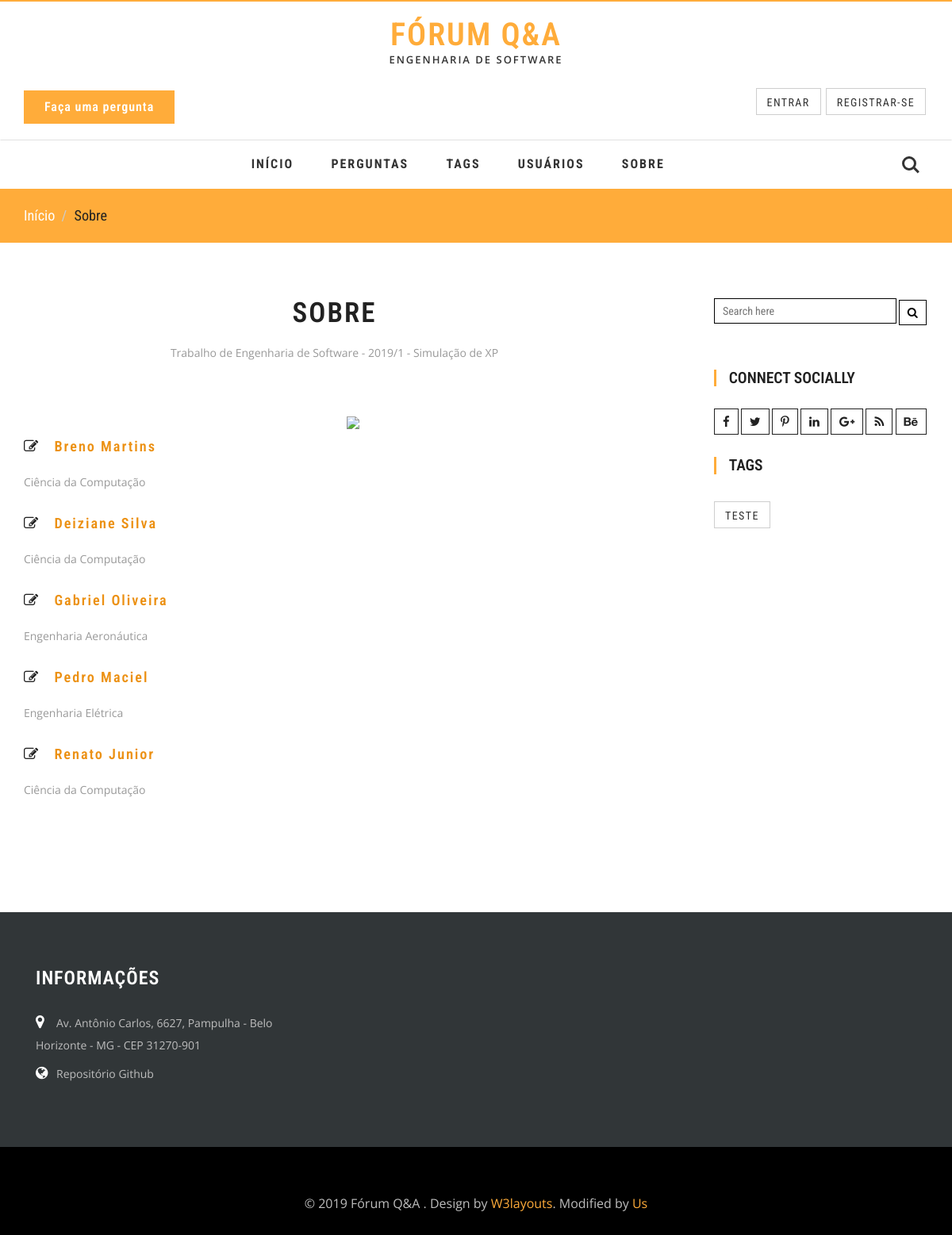
Page /about/ on the earlier database version.
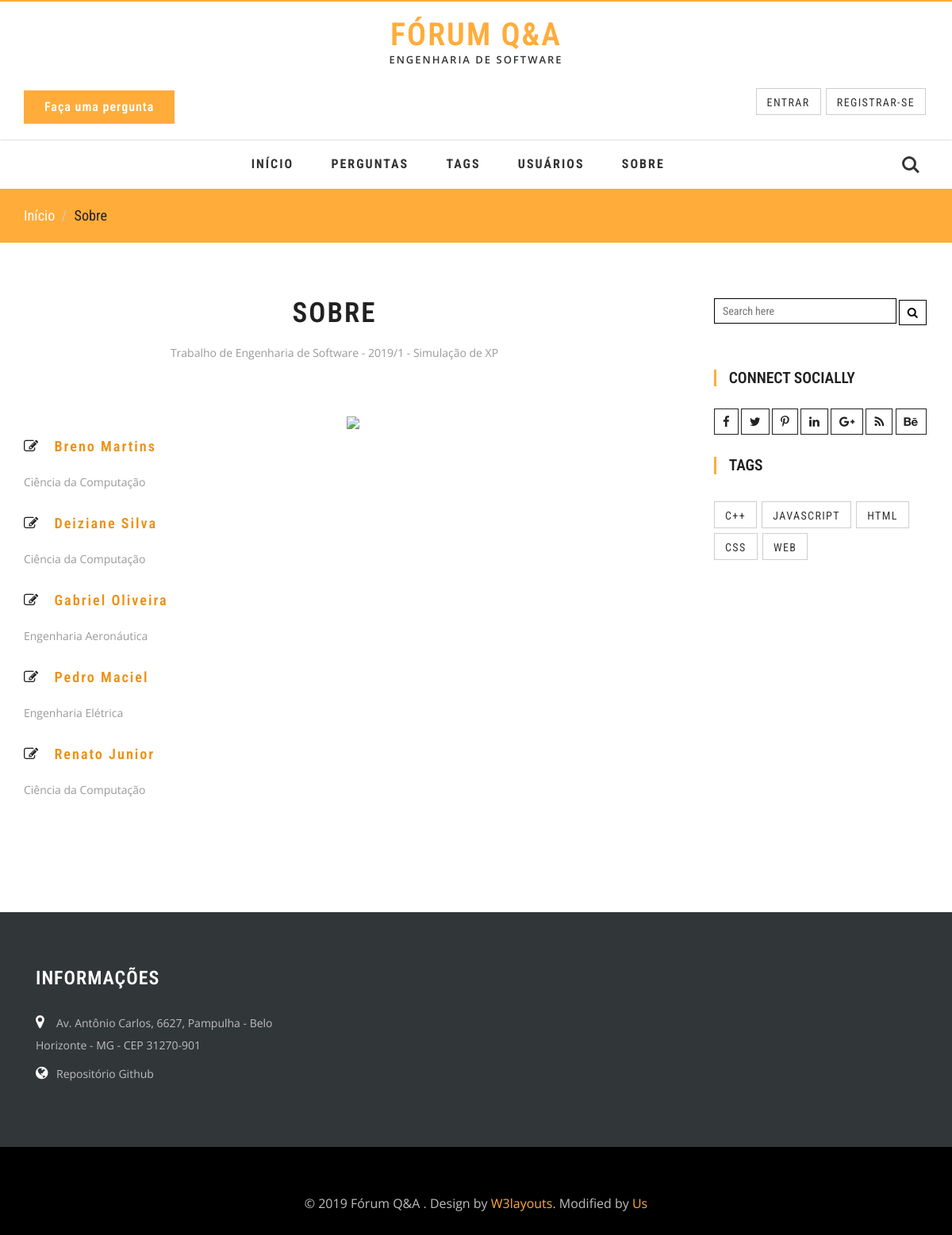
Same page on the later database version.
### posts/models.py (models this page shows, shortened)
class Tag(models.Model):
	name = models.CharField(max_length=512)

### forum/views.py (the view)
# urls.py: path('about/', views.about, name='about')
def about(request):
    context = {
        'title': 'Sobre'
    }
    questions = Question.objects.all().order_by("-creation_date")
    for question in questions:
        question_tags = QuestionTag.objects.filter(question=question)
        tags = []
        for el in question_tags:
            tags.append(el.tag)
        question.tags = tags
    context['posts'] = questions
    return render(request, 'forum/about.html', context)

### forum/templates/forum/about.html (shortened to what this page needs)
{% extends "forum/base.html" %}
{% load static from staticfiles %}
{% block content %}
<div class="breadcrumbs">
		<div class="container">
			<ol class="breadcrumb breadcrumb1 animated wow slideInLeft" data-wow-delay=".5s">
				<li><a href="{% url 'forum:index' %}">Início</a></li>
				<li class="active">Sobre</li>
			</ol>
		</div>
	</div>
	<div class="container">
		<div class="banner-btm-agile">
			<div class="col-md-9 btm-wthree-left">
				<div class="courses">
					<div class="agileits_heading_section">
						<h3 class="wthree_head">Sobre</h3>
						<p class="agileinfo_para">Trabalho de Engenharia de Software - 2019/1 - Simulação de XP</p>
					</div>
						<div class="agileits_w3layouts_team_grids w3ls_courses_grids">
							<div class="col-md-6 w3ls_banner_bottom_left w3ls_courses_left">
								<div class="w3ls_courses_left_grids">
									<div class="w3ls_courses_left_grid">
										<h3><i class="fa fa-pencil-square-o" aria-hidden="true"></i>Breno Martins</h3>
										<p>Ciência da Computação</p>
									</div>
									<div class="w3ls_courses_left_grid">
										<h3><i class="fa fa-pencil-square-o" aria-hidden="true"></i>Deiziane Silva</h3>
										<p>Ciência da Computação</p>
									</div>
									<div class="w3ls_courses_left_grid">
										<h3><i class="fa fa-pencil-square-o" aria-hidden="true"></i>Gabriel Oliveira</h3>
										<p>Engenharia Aeronáutica</p>
                                    </div>
                                    <div class="w3ls_courses_left_grid">
										<h3><i class="fa fa-pencil-square-o" aria-hidden="true"></i>Pedro Maciel</h3>
										<p>Engenharia Elétrica</p>
                                    </div>
                                    <div class="w3ls_courses_left_grid">
										<h3><i class="fa fa-pencil-square-o" aria-hidden="true"></i>Renato Junior</h3>
										<p>Ciência da Computação</p>
									</div>
								</div>
							</div>
							<div class="col-md-6 agileits_courses_right">
								<img src="https://images.unsplash.com/photo-1528660544347-95a93c58e424?ixlib=rb-1.2.1&ixid=eyJhcHBfaWQiOjEyMDd9&auto=format&fit=crop&w=334&q=80" alt=" " class="img-responsive">
							</div>
							<div class="clearfix"> </div>
						</div>
					</div>
			</div>
			<div class="col-md-3 w3agile_blog_left">
				<div class="wthreesearch">
							<form action="#" method="post">
								<input type="search" name="Search" placeholder="Search here" required="">
								<button type="submit" class="btn btn-default search" aria-label="Left Align">
									<i class="fa fa-search" aria-hidden="true"></i>
								</button>
							</form>
				</div>
				<div class="agileinfo_calender">
				<h3>CONNECT SOCIALLY</h3>
				<div class="w3ls-social-icons-1">
					<a class="facebook" href="#"><i class="fa fa-facebook"></i></a>
					<a class="twitter" href="#"><i class="fa fa-twitter"></i></a>
					<a class="pinterest" href="#"><i class="fa fa-pinterest-p"></i></a>
					<a class="linkedin" href="#"><i class="fa fa-linkedin"></i></a>
					<a class="linkedin" href="#"><i class="fa fa-google-plus"></i></a>
					<a class="linkedin" href="#"><i class="fa fa-rss"></i></a>
					<a class="linkedin" href="#"><i class="fa fa-behance"></i></a>
				</div>
				</div>
			<div class="w3l_tags">
					<h3>Tags</h3>
					<ul class="tag">
						{% for post in posts %}
							{% for tag in post.tags %}
								<li><a href="{% url 'posts:tag' tag.id %}">{{ tag.name }}</a></li>
							{% endfor %}
						{% endfor %}
					</ul>
				</div>
			</div>
			<div class="clearfix"></div>
		</div>
	</div>
{% endblock%}

Differences in the rows shown:
no longer on this page (row unchanged): Tag: name "TESTE"
added Tag: name "C++"
added Tag: name "JAVASCRIPT"
added Tag: name "HTML"
added Tag: name "CSS"
added Tag: name "WEB"
